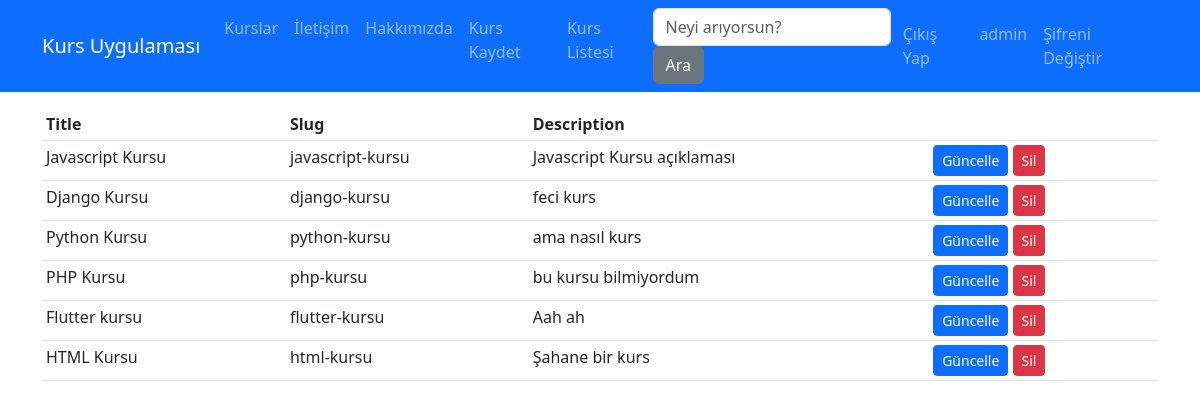
Page /kurslar/kursListesi (signed in) on the committed database.
### kurslar/models.py (models this page shows, shortened)
class Kurs(models.Model):
    title = models.CharField(max_length=30)
    description = models.TextField(null=True)
    image = models.ImageField(upload_to="images",default="",blank=True)
    slug = models.SlugField(unique=True,db_index=True,null=False)
    date = models.DateField(default=datetime.datetime.now())
    isActive = models.BooleanField()
    kategori = models.ManyToManyField(Kategoriler,blank = True)

### kurslar/views.py (the view)
# urls.py: path('kursListesi',views.kursListesi,name="kursListesi"),
@user_passes_test(isAdmin)
def kursListesi(req):
    kurslar = Kurs.objects.all()
    return render(req,'kursListesi.html',{'Kurslar': kurslar})

### kurslar/views.py (called while the page is built)
def isAdmin(user):
    return user.is_superuser

### kurslar/templates/kursListesi.html (shortened to what this page needs)
{% extends 'base.html' %}
{% block Content %}
<div class="container mt-3">
    <div class="row">
        <div class="col-12">
            <table class="table table-sm table-border">
                <thead>
                    <tr>
                        <th>Title</th>
                        <th>Slug</th>
                        <th>Description</th>
                        <th></th>
                    </tr>
                </thead>
                <tbody>
                        {% for kurs in Kurslar %}
                            <tr>
                                <td>
                                  {{kurs.title}}
                                </td>
                                <td>
                                    {{kurs.slug}}
                                </td>
                                <td>
                                    {{kurs.description}}
                                </td>
                                <td>
                                    <a href="{% url 'kursDuzenle' kurs.slug %}" class="btn btn-primary btn-sm ">Güncelle</a>
                                    <a href="{% url 'kursSil' kurs.slug %}" class="btn btn-danger btn-sm ">Sil</a>
                                </td>
                            </tr>
                        {% endfor %}
                </tbody>
            </table>
        </div>
    </div>
</div>
{% endblock  %}

### templates/partials/_nav.html (shortened to what this page needs)
<nav class="navbar navbar-expand-lg bg-primary navbar-dark">
    <div class="container">
        <a href="/" class="navbar-brand">Kurs Uygulaması</a>
        <ul class="navbar-nav me-1">
            <li class="nav-item ">
                <a href="/kurslar" class="nav-link">Kurslar</a>
            </li>
            <li class="nav-item">
                <a href="/iletisim" class="nav-link">İletişim</a>
            </li>
            <li class="nav-item">
                <a href="/hakkimizda" class="nav-link">Hakkımızda</a>
            </li>
            {% if user.is_superuser %}
            <li class="nav-item">
                <a href="/kurslar/kursKayit" class="nav-link">Kurs Kaydet</a>
            </li>
            <li class="nav-item">
                <a href="/kurslar/kursListesi" class="nav-link">Kurs Listesi</a>
            </li>
            {% endif %}
            <form action="{% url 'search' %} "class="">
                <input class="form-control" type="text" name="q" placeholder="Neyi arıyorsun?">
                <button type="submit" class="btn btn-secondary">Ara</button>
            </form>
        </ul>
        <ul class="navbar-nav me-1">
            {% if user.is_authenticated %}
            <li class="nav-item">
                <a href="{% url 'user_logout' %}" class="nav-link">Çıkış Yap</a>
            </li>
            <li class="nav-item">
                <a href="#" class="nav-link">{{user}}</a>
            </li>
            <li class="nav-item">
                <a href="/account/changePassword" class="nav-link">Şifreni Değiştir</a>
            </li>
            {% endif %}
        </ul>
    </div>
</nav>

### rows in the picture
Kurs: title "Javascript Kursu", slug "javascript-kursu", description "Javascript Kursu açıklaması"
Kurs: title "Django Kursu", slug "django-kursu", description "feci kurs"
Kurs: title "Python Kursu", slug "python-kursu", description "ama nasıl kurs"
Kurs: title "PHP Kursu", slug "php-kursu", description "bu kursu bilmiyordum"
Kurs: title "Flutter kursu", slug "flutter-kursu", description "Aah ah"
Kurs: title "HTML Kursu", slug "html-kursu", description "Şahane bir kurs"

### other values in the picture
{{ user }} "admin"
